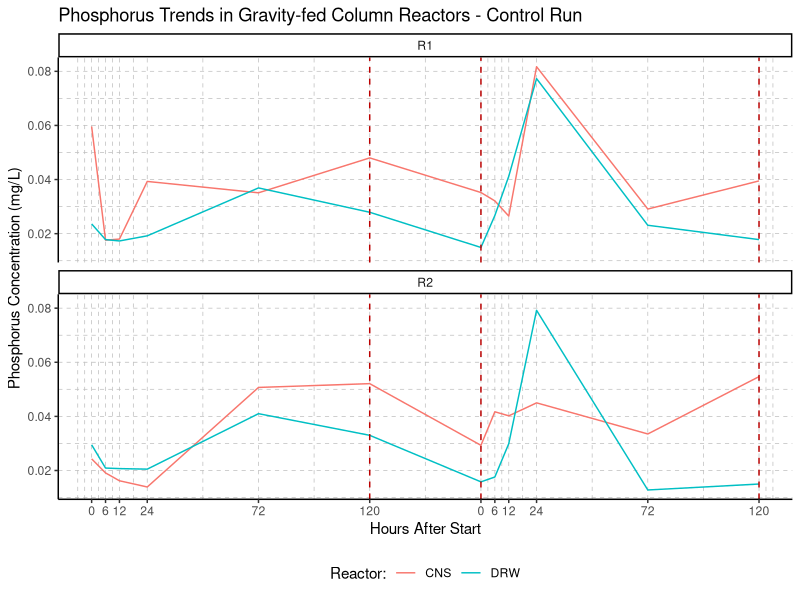
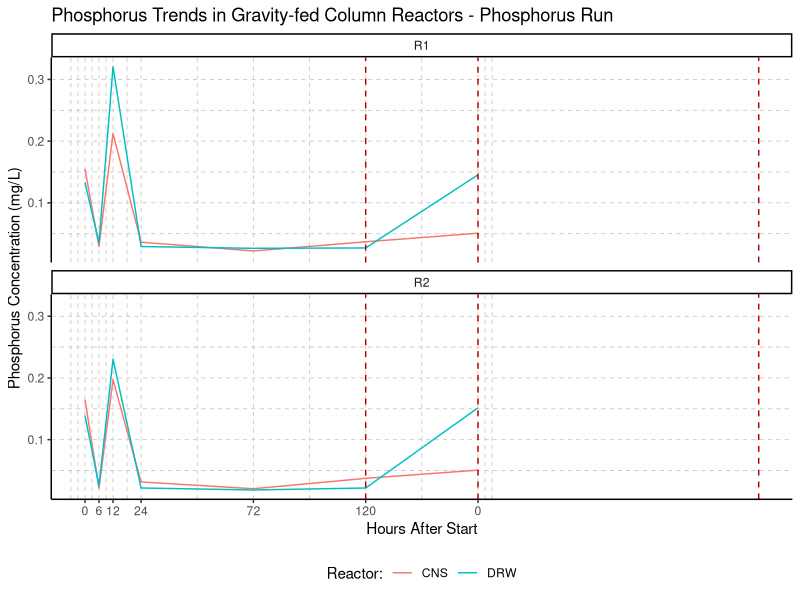

The R script that drew these images, in order: (Note: this script raises an error after producing the figures.)
## ---- chunk 1
#install.packages("tidyverse")
library(tidyverse)
library(ggpubr)
#install.packages("psych")
library(psych)
## ---- chunk 2
icp_ic_results <- read_csv("data/GFBR_icp_ic_results.csv") %>% 
  unite(datetime, c(date, time), sep = " ", remove = FALSE) #combine date and time
## ---- chunk 3
## Subset the data
control_run <- icp_ic_results %>% 
  filter(!replicate == "STOCK") %>%
  filter(!treatment == "P") %>% 
  filter(!treatment == "P+N")

P_run <- icp_ic_results %>% 
  filter(!replicate == "STOCK") %>%
  filter(!treatment == "Control")%>% 
  filter(!treatment == "P+N")

NP_run <- icp_ic_results %>% 
  filter(!replicate == "STOCK") %>%
  filter(!treatment == "Control")%>% 
  filter(!treatment == "P")

## Control run
breaks_C <- control_run %>% 
  pull(hours_after_start) %>% 
  unique()

timepoints_C <- ifelse(breaks_C > 120, breaks_C - 168, breaks_C)

control_run %>%
  ggplot(aes(x = hours_after_start, y = P, color = reactor)) +
  geom_line() +
  scale_x_continuous(breaks = breaks_C, labels = timepoints_C) +
  facet_wrap(~replicate, ncol = 1) +
  geom_vline(xintercept = c(120, 168, 288), color="#BB0000", linetype="dashed") +
  theme_classic() +
  labs(title = "Phosphorus Trends in Gravity-fed Column Reactors - Control Run", color = "Reactor:") +
  xlab("Hours After Start") +
  ylab ("Phosphorus Concentration (mg/L)") +
  theme(legend.position = "bottom",
        panel.grid.major = element_line(color = "grey", linewidth = 0.25, linetype = 2),
        panel.grid.minor = element_line(color = "grey", linewidth = 0.25, linetype = 2))

## Phosphorus run
breaks_P <- P_run %>%
  pull(hours_after_start) %>% 
  unique()

timepoints_P <- ifelse(breaks_P > 456, breaks_P - 504, breaks_P - 336)

P_run %>%
  ggplot(aes(x = hours_after_start, y = P, color = reactor)) +
  geom_line() +
  scale_x_continuous(breaks = breaks_P, labels = timepoints_P) +
  facet_wrap(~replicate, ncol = 1) +
  geom_vline(xintercept = c(456, 504, 624), color="#BB0000", linetype="dashed") +
  theme_classic() +
  labs(title = "Phosphorus Trends in Gravity-fed Column Reactors - Phosphorus Run", color = "Reactor:") +
  xlab("Hours After Start") +
  ylab ("Phosphorus Concentration (mg/L)") +
  theme(legend.position = "bottom",
        panel.grid.major = element_line(color = "grey", linewidth = 0.25, linetype = 2),
        panel.grid.minor = element_line(color = "grey", linewidth = 0.25, linetype = 2))

## Nitrate/Phosphorus run
breaks_N <- NP_run %>%
  pull(hours_after_start) %>% 
  unique()

timepoints_N <- ifelse(breaks_N > 792, breaks_N - 840, breaks_N - 672)

NP_run %>%
  ggplot(aes(x = hours_after_start, y = P, color = reactor)) +
  geom_line() +
  scale_x_continuous(breaks = breaks_N, labels = timepoints_N) +
  facet_wrap(~replicate, ncol = 1) +
  geom_vline(xintercept = c(792, 840, 960), color="#BB0000", linetype="dashed") +
  theme_classic() +
  labs(title = "Phosphorus Trends in Gravity-fed Column Reactors - Nitrate/Phosphorus Run", color = "Reactor:") +
  xlab("Hours After Start") +
  ylab ("Phosphorus Concentration (mg/L)") +
  theme(legend.position = "bottom",
        panel.grid.major = element_line(color = "grey", linewidth = 0.25, linetype = 2),
        panel.grid.minor = element_line(color = "grey", linewidth = 0.25, linetype = 2))
## ---- chunk 4
## average the reps together
rep_mean_results <- icp_ic_results %>% 
  mutate(P_adj = ifelse(P < 0, 0, P)) %>% 
  group_by(names) %>% 
  mutate(mean_Al = mean(Al),
         mean_Ca = mean(Ca),
         mean_Fe = mean(Fe),
         mean_Mg = mean(Mg),
         mean_Mn = mean(Mn),
         mean_P = mean(P_adj),
         mean_S = mean(S),
         mean_Cl = mean(Cl),
         mean_NO2 = mean(NO2),
         mean_NO3 = mean(NO3),
         mean_PO4 = mean(PO4),
         mean_SO4 = mean(SO4)) %>% 
  ungroup() %>% 
  select(!c(sample_id, ICP_IC_batch, replicate, initial_p, initial_no3, Al, Ca, Fe, Mg, Mn, P, P_adj, S, Cl, NO2, NO3, PO4, SO4)) %>% 
  distinct(.keep_all = TRUE)

## pull out stock measurements
stock_samples <- rep_mean_results %>% 
  filter(reactor == "STOCK") %>% 
  select(names, cycle, treatment, datetime, mean_Al, mean_Ca, mean_Fe, mean_Mg, mean_Mn, mean_P, mean_S, mean_Cl, mean_NO2, mean_NO3, mean_PO4, mean_SO4)

stock_P <- stock_samples %>% 
  select(cycle, treatment, mean_P) %>% 
  rename("initial_P" = "mean_P")

## subset the average data and create an initial P column using the stock checks
mean_controlrun <- rep_mean_results %>%
  filter(!reactor == "STOCK") %>%
  filter(!treatment == "P") %>% 
  filter(!treatment == "P+N") %>% 
  mutate(initial_p = ifelse(cycle == 1, 0.0164, 0.0123)) %>% 
  mutate(initial_p = ifelse(reactor == "CNS", 0.0164, initial_p))

mean_Prun <- rep_mean_results %>% 
  filter(!reactor == "STOCK") %>%
  filter(!treatment == "Control")%>% 
  filter(!treatment == "P+N") %>% 
  mutate(initial_p = ifelse(cycle == 1, 0.250, 0.234)) %>% 
  mutate(initial_p = ifelse(reactor == "CNS", 0.250, initial_p))

mean_NPrun <- rep_mean_results %>% 
  filter(!reactor == "STOCK") %>%
  filter(!treatment == "Control")%>% 
  filter(!treatment == "P") %>% 
  mutate(initial_p = ifelse(cycle == 1, 0.188, 0.152)) %>% 
  mutate(initial_p = ifelse(reactor == "CNS", 0.188, initial_p))

## put the subsets back together into one dataset
tidyset <- rbind(mean_controlrun, mean_Prun, mean_NPrun) %>%
  rename(Al = mean_Al,
         Ca = mean_Ca,
         Fe = mean_Fe,
         Mg = mean_Mg,
         Mn = mean_Mn,
         P = mean_P,
         S = mean_S,
         Cl = mean_Cl,
         NO2 = mean_NO2,
         NO3 = mean_NO3,
         PO4 = mean_PO4,
         SO4 = mean_SO4) %>%
  mutate(decreaseP = ifelse(initial_p > P, TRUE, FALSE)) %>% 
  mutate(P_removal = initial_p - P) %>%
  mutate(pct_P_removal = ((initial_p - P)/initial_p) * 100)

write.csv(tidyset, file = "data/RNA/nutrient_conc.csv")

breaks <- tidyset %>%
  pull(hours_after_start) %>% 
  unique()

timepoints <- c(timepoints_C, timepoints_P, timepoints_N)

tidyset %>% 
  ggplot(aes(x = hours_after_start, y = pct_P_removal, color = reactor)) + 
  geom_line() +
  scale_x_continuous(breaks = breaks, labels = timepoints) +
  #facet_wrap(~treatment, ncol = 1) +
  geom_vline(xintercept = c(120, 168, 288, 336, 456, 504, 624, 672, 792, 840, 960), color="#BB0000", linetype="dashed") +
  theme_classic() +
  labs(color = "Reactor:") +
  xlab("Hours After Start") +
  ylab ("% Phosphorus Removed") +
  theme(legend.position = "bottom",
        panel.grid.major = element_line(color = "grey", linewidth = 0.25, linetype = 2),
        panel.grid.minor = element_line(color = "grey", linewidth = 0.25, linetype = 2))
## This plot is a little weird because somehow all of the control samples had a higher P concentration than what it started with
## Were the woodchips still leaching P into the water from the field bioreactor?
## ---- chunk 5
# Full plot
tidyset %>%
  filter(!reactor == "STOCK") %>%
  ggplot(aes(x = hours_after_start, y = P, color = reactor)) + 
  geom_line() +
  scale_x_continuous(breaks = breaks, labels = timepoints) +
  #facet_wrap(~treatment, ncol = 1) +
  geom_vline(xintercept = c(120, 168, 288, 336, 456, 504, 624, 672, 792, 840, 960), color = "#BB0000", linetype = "dashed") +
  theme_classic() +
  labs(color = "Reactor:") +
  xlab("Hours After Start") +
  ylab ("Phosphorus Concentration (mg/L)") +
  theme(legend.position = "bottom",
        panel.grid.major = element_line(color = "grey", linewidth = 0.25, linetype = 2),
        panel.grid.minor = element_line(color = "grey", linewidth = 0.25, linetype = 2))

# Control plot
control_plot <- tidyset %>%
  filter(!reactor == "STOCK") %>%
  filter(treatment == "Control") %>%
  ggplot(aes(x = hours_after_start, y = P, color = reactor)) + 
  geom_line() +
  scale_x_continuous(breaks = breaks_C, labels = timepoints_C) +
  #facet_wrap(~treatment, ncol = 1) +
  geom_vline(xintercept = c(120, 168, 288), color="#BB0000", linetype="dashed") +
  theme_classic() +
  labs(color = "Reactor:") +
  ylim(c(0,0.3)) +
  xlab("Hours After Start") +
  ylab ("P Concentration (mg/L)") +
  theme(legend.position = "bottom",
        plot.margin = unit(c(1,1,1,1), "cm"),
        panel.grid.major = element_line(color = "grey", linewidth = 0.25, linetype = 2),
        panel.grid.minor = element_line(color = "grey", linewidth = 0.25, linetype = 2))

# P plot
P_plot <- tidyset %>%
  filter(!reactor == "STOCK") %>%
  filter(treatment == "P") %>%
  ggplot(aes(x = hours_after_start, y = P, color = reactor)) + 
  geom_line() +
  scale_x_continuous(breaks = breaks_P, labels = timepoints_P) +
  #facet_wrap(~treatment, ncol = 1) +
  geom_vline(xintercept = c(456, 504, 624), color="#BB0000", linetype="dashed") +
  theme_classic() +
  labs(color = "Reactor:") +
  ylim(c(0,0.3)) +
  xlab("Hours After Start") +
  ylab ("P Concentration (mg/L)") +
  theme(legend.position = "bottom",
        plot.margin = unit(c(1,1,1,1), "cm"),
        panel.grid.major = element_line(color = "grey", linewidth = 0.25, linetype = 2),
        panel.grid.minor = element_line(color = "grey", linewidth = 0.25, linetype = 2))

# N/P plot
NP_plot <- tidyset %>%
  filter(!reactor == "STOCK") %>%
  filter(treatment == "P+N") %>%
  ggplot(aes(x = hours_after_start, y = P, color = reactor)) + 
  geom_line() +
  scale_x_continuous(breaks = breaks_N, labels = timepoints_N) +
  #facet_wrap(~treatment, ncol = 1) +
  geom_vline(xintercept = c(792, 840, 960), color="#BB0000", linetype="dashed") +
  theme_classic() +
  labs(color = "Reactor:") +
  ylim(c(0,0.3)) +
  xlab("Hours After Start") +
  ylab ("P Concentration (mg/L)") +
  theme(legend.position = "bottom",
        plot.margin = unit(c(1,1,1,1), "cm"),
        panel.grid.major = element_line(color = "grey", linewidth = 0.25, linetype = 2),
        panel.grid.minor = element_line(color = "grey", linewidth = 0.25, linetype = 2))

ggarrange(control_plot, P_plot, NP_plot, ncol = 1, 
          labels = c("Control", "Phosphate", "Phosphate/Nitrate"), 
          hjust = -1, vjust = 1.5,
          common.legend = TRUE)
## ---- chunk 6
# Control plot
tidyset %>%
  filter(treatment == "Control") %>%
  pivot_longer(cols = c(Al, Ca, Fe, Mg, Mn, P, S, Cl, NO2, NO3, PO4, SO4), 
               names_to = "chemical", values_to = "concentration") %>%
  ggplot(aes(x = hours_after_start, y = concentration, color = reactor)) + 
  geom_line() +
  facet_wrap(~chemical, ncol = 4, nrow = 3, scales = "free") +
  scale_x_continuous(breaks = breaks_C, labels = timepoints_C) +
  geom_vline(xintercept = c(120, 168, 288), color="#BB0000", linetype="dashed") +
  theme_classic() +
  labs(color = "Reactor:") +
  xlab("Hours After Start") +
  ylab ("Concentration (mg/L)") +
  theme(legend.position = "bottom",
        plot.margin = unit(c(0.5,0.5,0.5,0.5), "cm"),
        panel.grid.major = element_line(color = "grey", linewidth = 0.25, linetype = 2),
        panel.grid.minor = element_line(color = "grey", linewidth = 0.25, linetype = 2))

# P run plot
tidyset %>%
  filter(treatment == "P") %>%
  pivot_longer(cols = c(Al, Ca, Fe, Mg, Mn, P, S, Cl, NO2, NO3, PO4, SO4), 
               names_to = "chemical", values_to = "concentration") %>%
  ggplot(aes(x = hours_after_start, y = concentration, color = reactor)) + 
  geom_line() +
  facet_wrap(~chemical, ncol = 4, nrow = 3, scales = "free") +
  scale_x_continuous(breaks = breaks_P, labels = timepoints_P) +
  geom_vline(xintercept = c(456, 504, 624), color="#BB0000", linetype="dashed") +
  theme_classic() +
  labs(color = "Reactor:") +
  xlab("Hours After Start") +
  ylab ("Concentration (mg/L)") +
  theme(legend.position = "bottom",
        plot.margin = unit(c(0.5,0.5,0.5,0.5), "cm"),
        panel.grid.major = element_line(color = "grey", linewidth = 0.25, linetype = 2),
        panel.grid.minor = element_line(color = "grey", linewidth = 0.25, linetype = 2))

# NP run plot
tidyset %>%
  filter(treatment == "P+N") %>%
  pivot_longer(cols = c(Al, Ca, Fe, Mg, Mn, P, S, Cl, NO2, NO3, PO4, SO4), 
               names_to = "chemical", values_to = "concentration") %>%
  ggplot(aes(x = hours_after_start, y = concentration, color = reactor)) + 
  geom_line() +
  facet_wrap(~chemical, ncol = 4, nrow = 3, scales = "free") +
  scale_x_continuous(breaks = breaks_N, labels = timepoints_N) +
  geom_vline(xintercept = c(792, 840, 960), color="#BB0000", linetype="dashed") +
  theme_classic() +
  labs(color = "Reactor:") +
  xlab("Hours After Start") +
  ylab ("Concentration (mg/L)") +
  theme(legend.position = "bottom",
        plot.margin = unit(c(0.5,0.5,0.5,0.5), "cm"),
        panel.grid.major = element_line(color = "grey", linewidth = 0.25, linetype = 2),
        panel.grid.minor = element_line(color = "grey", linewidth = 0.25, linetype = 2))
## ---- chunk 7
C_CNS_corr <- tidyset %>% 
  filter(treatment == "Control") %>%
  filter(reactor == "CNS") %>% 
  select(c(Al, Ca, Fe, Mg, Mn, P, S, Cl, NO2, NO3, PO4, SO4, initial_p, P_removal, pct_P_removal)) #%>% 
  #select(!c(mean_NO2, mean_PO4)) # columns are all 0, remove to avoid issues with correlation analysis

C_DRW_corr <- tidyset %>% 
  filter(treatment == "Control") %>%
  filter(reactor == "DRW") %>% 
  select(c(Al, Ca, Fe, Mg, Mn, P, S, Cl, NO2, NO3, PO4, SO4, initial_p, P_removal, pct_P_removal)) #%>% 
  #select(!c(mean_NO2, mean_PO4)) # columns are all 0, remove to avoid issues with correlation analysis

P_CNS_corr <- tidyset %>% 
  filter(treatment == "P") %>% 
  filter(reactor == "CNS") %>% 
  select(c(Al, Ca, Fe, Mg, Mn, P, S, Cl, NO2, NO3, PO4, SO4, initial_p, P_removal, pct_P_removal))

P_DRW_corr <- tidyset %>% 
  filter(treatment == "P") %>% 
  filter(reactor == "DRW") %>% 
  select(c(Al, Ca, Fe, Mg, Mn, P, S, Cl, NO2, NO3, PO4, SO4, initial_p, P_removal, pct_P_removal))

N_CNS_corr <- tidyset %>% 
  filter(treatment == "P+N") %>% 
  filter(reactor == "CNS") %>%
  select(c(Al, Ca, Fe, Mg, Mn, P, S, Cl, NO2, NO3, PO4, SO4, initial_p, P_removal, pct_P_removal))

N_DRW_corr <- tidyset %>% 
  filter(treatment == "P+N") %>% 
  filter(reactor == "DRW") %>%
  select(c(Al, Ca, Fe, Mg, Mn, P, S, Cl, NO2, NO3, PO4, SO4, initial_p, P_removal, pct_P_removal))

# Correlation plot for all elements/compounds (use spearman since it's nonparametric and does not have assumptions about distribution)
pairs.panels(C_CNS_corr, method = "spearman", stars = TRUE) + mtext("Control - CNS", side = 3, line = 4)
pairs.panels(C_DRW_corr, method = "spearman", stars = TRUE) + mtext("Control - DRW", side = 3, line = 4)
pairs.panels(P_CNS_corr, method = "spearman", stars = TRUE) + mtext("P treatment - CNS", side = 3, line = 4)
pairs.panels(P_DRW_corr, method = "spearman", stars = TRUE) + mtext("P treatment - DRW", side = 3, line = 4)
pairs.panels(N_CNS_corr, method = "spearman", stars = TRUE) + mtext("P+N treatment - CNS", side = 3, line = 4)
pairs.panels(N_DRW_corr, method = "spearman", stars = TRUE) + mtext("P+N treatment - DRW", side = 3, line = 4)

# Run correlation individually:
cor(P_correlation[,unlist(lapply(P_correlation, is.numeric))])

cor.test(P_correlation$mean_P, P_correlation$mean_Fe, method = "spearman")
### p value = 0.2127
## ---- chunk 8
library("lme4")

model_treatment <- glm(formula = mean_P ~ treatment, data = tidyset)
summary(model_treatment)

model_reactor <- glm(formula = mean_P ~ reactor, data = tidyset)
summary(model_reactor)

model <- glm(formula = mean_P ~ reactor + treatment, data = tidyset)
summary(model)
